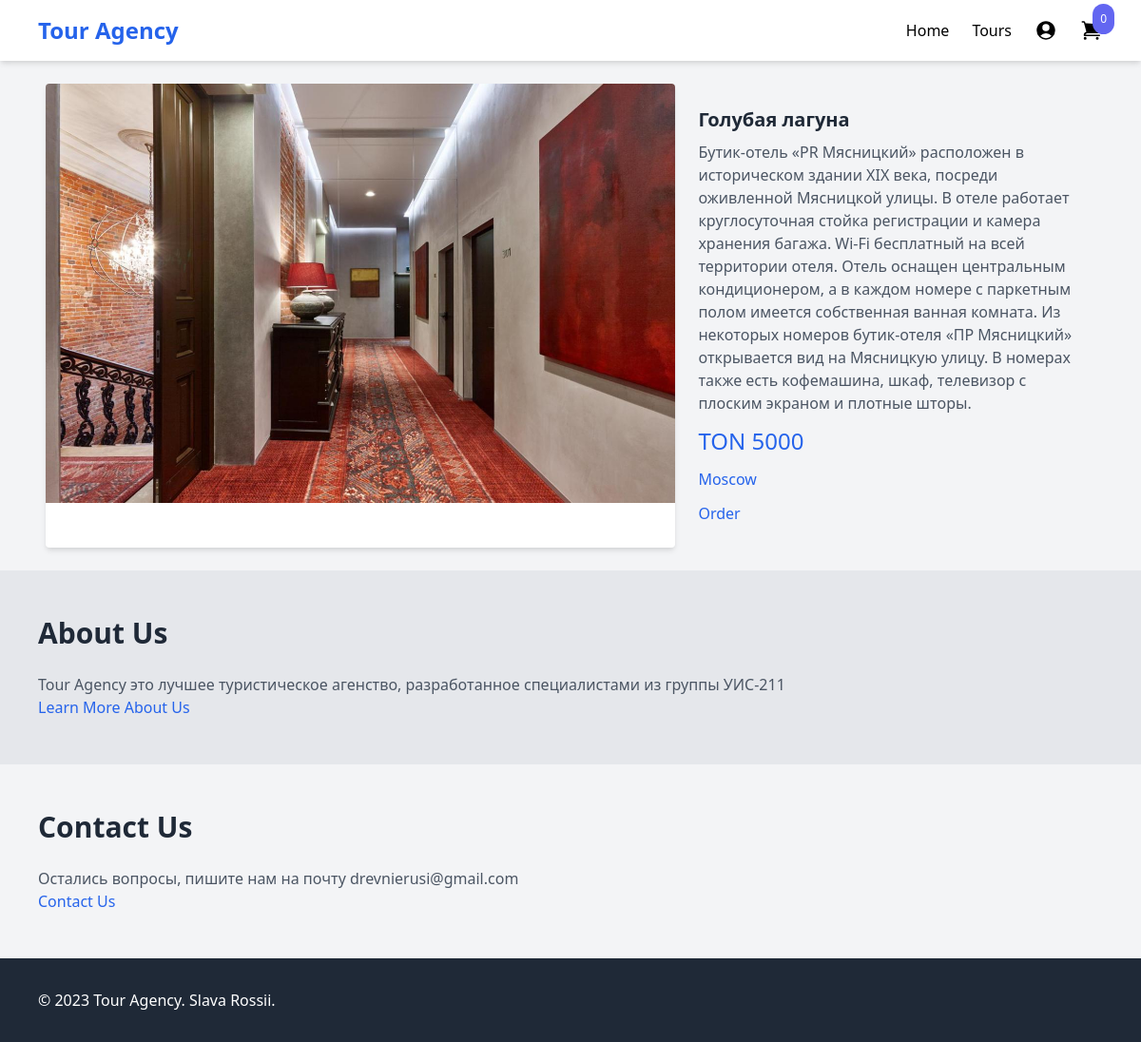
Before: /shop/lagoon/ with the older database file.
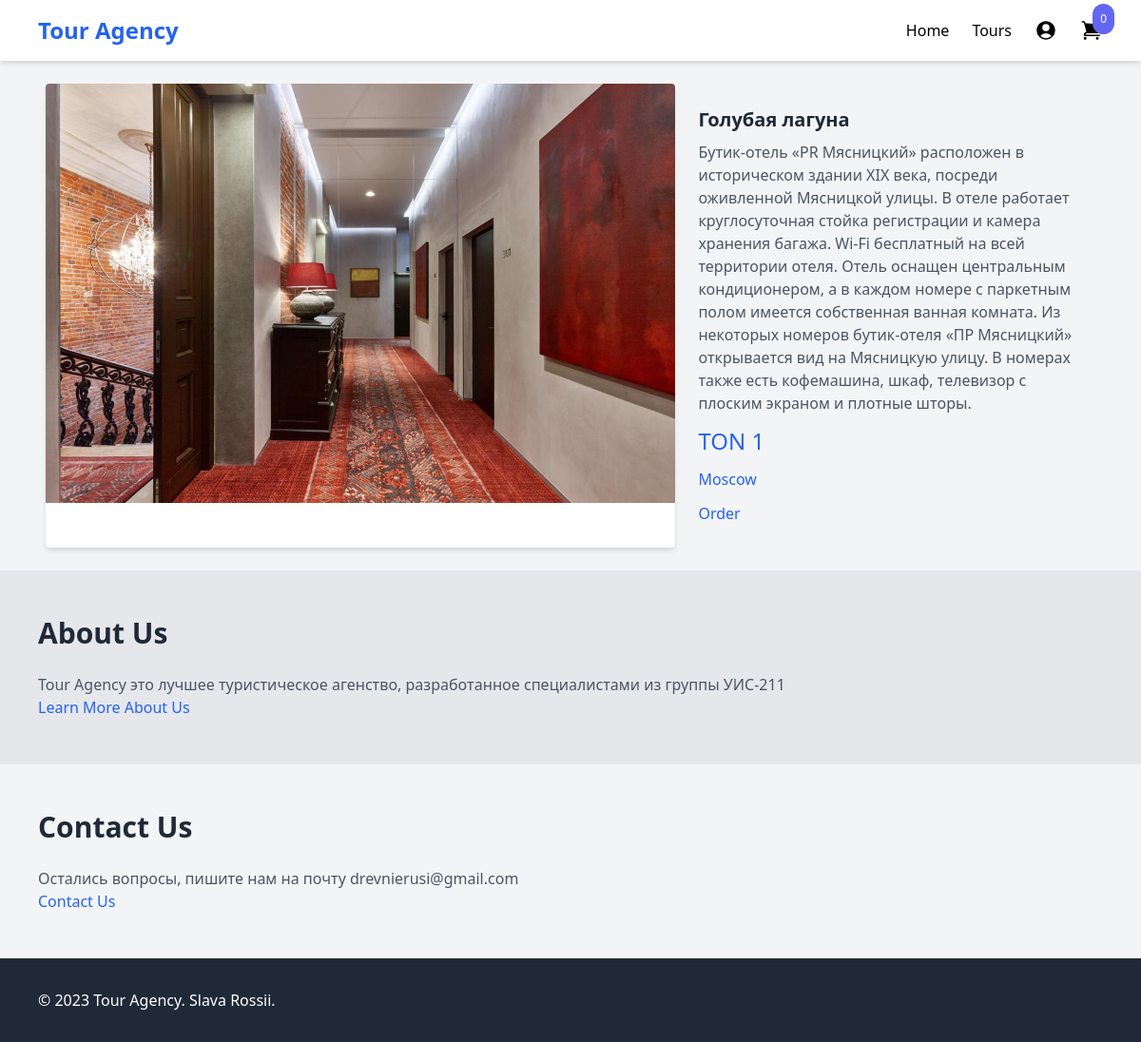
After: the same page with the newer database file.
### products/models.py (models this page shows, shortened)
class Product(models.Model):
    SHIRT_SIZES = [
        ("Lux", "Люкс"),
        ("Medium", "Медиум"),
        ("Simple", "Обчный"),
    ]
    category = models.ForeignKey(Category, related_name='products', on_delete=models.CASCADE)
    name = models.CharField(max_length=255)
    slug = models.SlugField()
    description = models.TextField(blank=True, null=True)
    price = models.PositiveIntegerField()
    created_at = models.DateTimeField(auto_now_add=True)
    image = models.ImageField(upload_to='uploads/', blank=True, null=True)
    type = models.CharField(max_length=8, choices=SHIRT_SIZES, blank=True, null=True)
    thumbnail = models.ImageField(upload_to='uploads/', blank=True, null=True)
    class Meta:
        ordering = ('-created_at',)
    def get_display_price(self):
        return self.price
    def get_city(self):
        return self.category.city

class Category(models.Model):
    name = models.CharField(max_length=255)
    city = models.ForeignKey(City, related_name='categories', on_delete=models.CASCADE)
    slug = models.SlugField()
    class Meta:
        ordering = ('name',)

class City(models.Model):
    name = models.CharField(max_length=20)
    class Meta:
        ordering = ('name',)
    def __str__(self):
        return self.name

### products/views.py (the view)
# urls.py: path("shop/<slug:slug>/", product, name='product'),
def product(request, slug):
    product = get_object_or_404(Product, slug=slug)
    return render(request, 'products/product.html', {'product': product})

### cart/cart.py (called while the page is built)
    def __len__(self):
        return sum(item['quantity'] for item in self.cart.values())

### cart/content_processors.py (called while the page is built)
def cart(request):
    return {'cart': Cart(request)}

### products/templates/products/product.html
{% extends 'core/base.html' %}
{% block content %}
    <div class="max-w-6xl mx-auto flex flex-wrap px-6 py-6 xl:px-0">
        <div class="images w-full mb-2 lg:mb-0 lg:w-3/5   bg-white rounded shadow-md overflow-hidden">
            <img src="{{ product.image.url }}" alt="Tour Image" class="w-full  object-cover">
        </div>
        <div class="information w-full lg:w-2/5 lg:p-6">
            <h1 class="text-xl font-semibold text-gray-800 mb-2">{{ product.name }}</h1>
            <p class="text-gray-600">{{ product.description }}</p>
            <p class="text-2xl text-blue-600 mt-3">TON {{ product.get_display_price }}</p>
            <p class="text-1xl text-blue-600 mt-3">{{ product.get_city }}</p>
            <a href="#" hx-get="{% url 'add_to_cart' product.id %}"
               hx-target="#menu-cart-button"
               hx-swap="outerHTML"><p class="text-1xl  text-blue-600 mt-3">Order</p></a>
        </div>
    </div>
{% endblock %}

Changed rows visible on the page:
changed Product "Голубая лагуна": get_display_price "5000" → "1"
